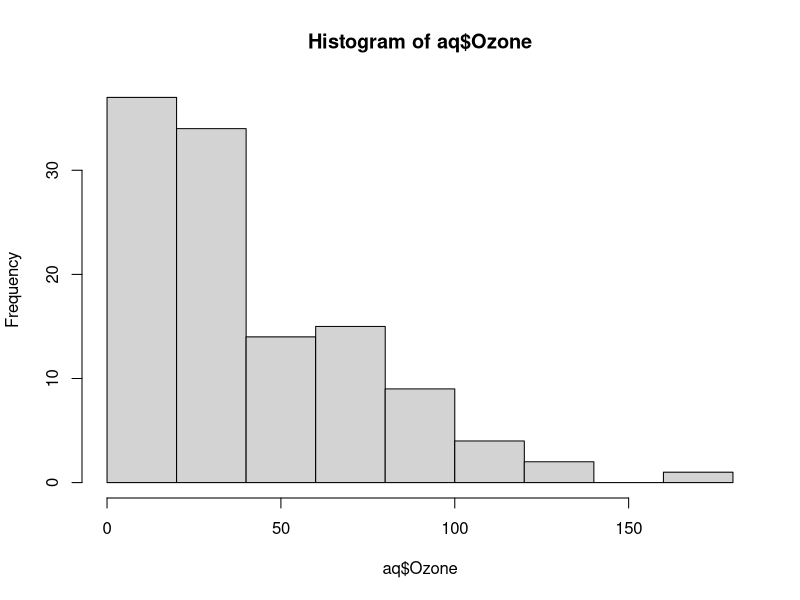
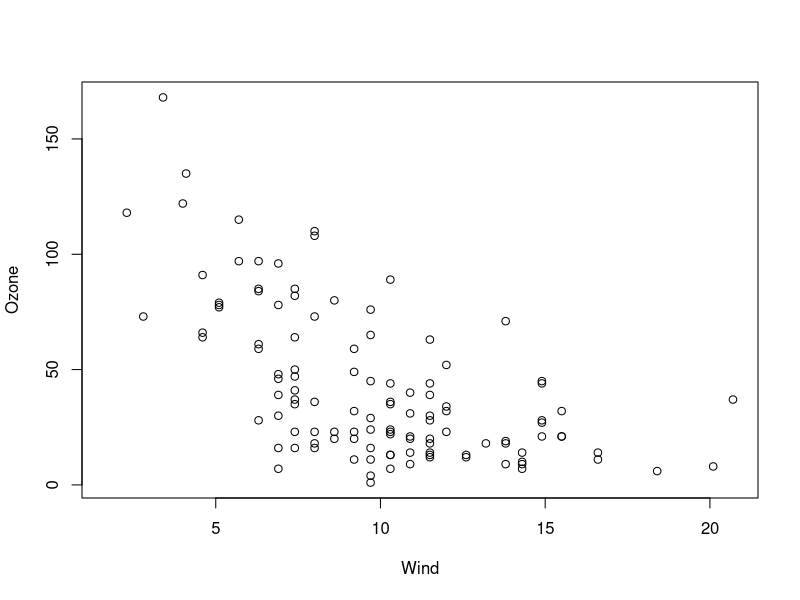
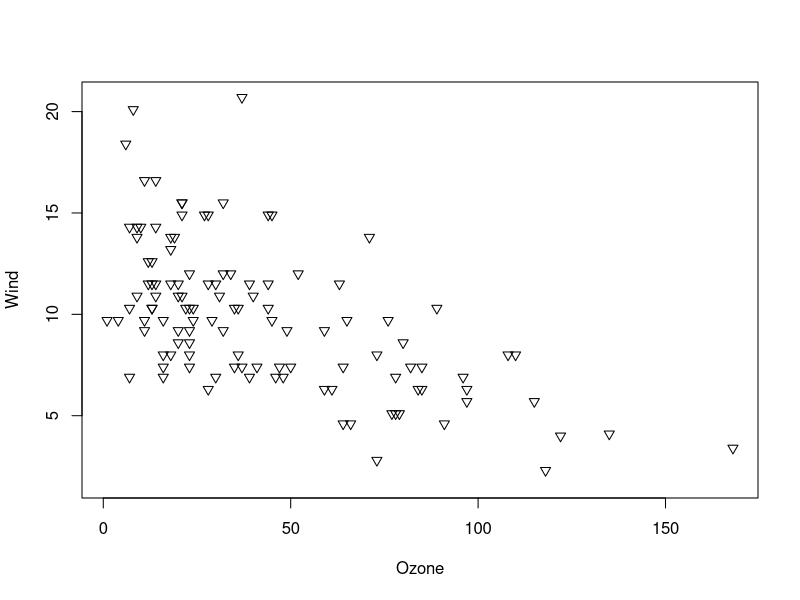
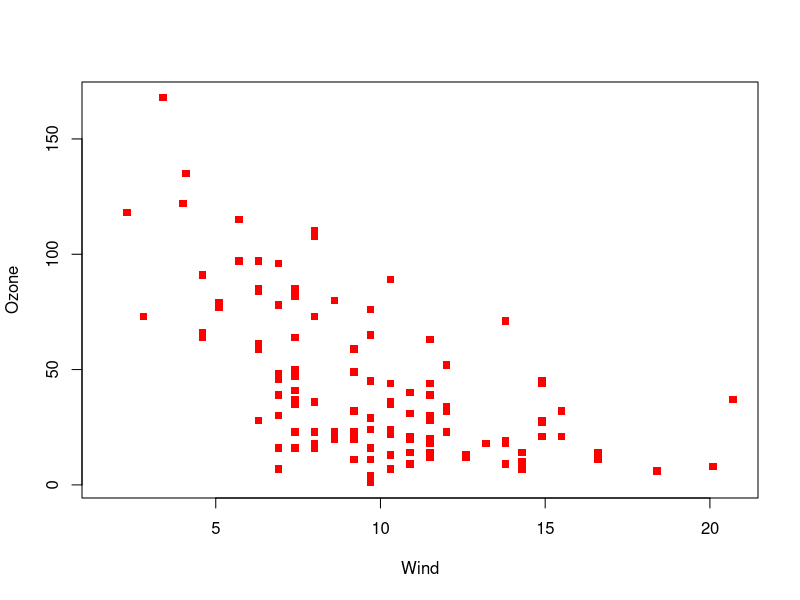
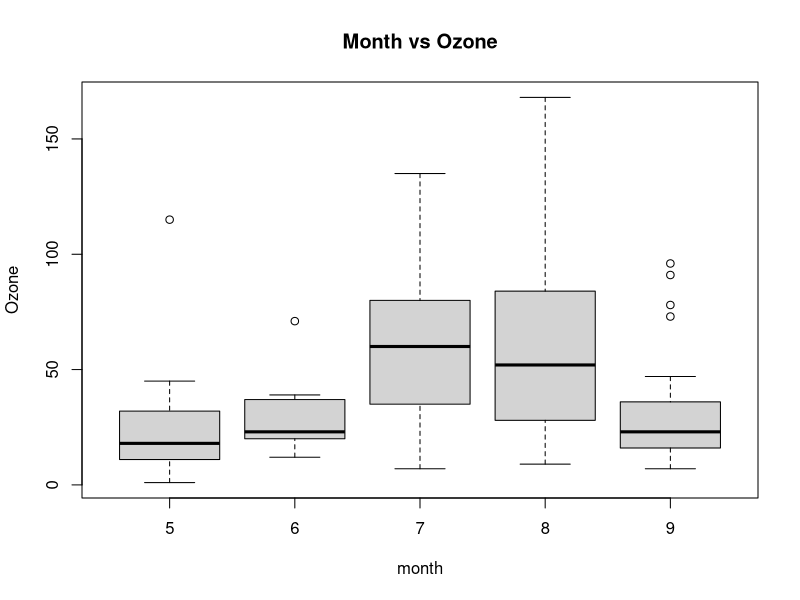
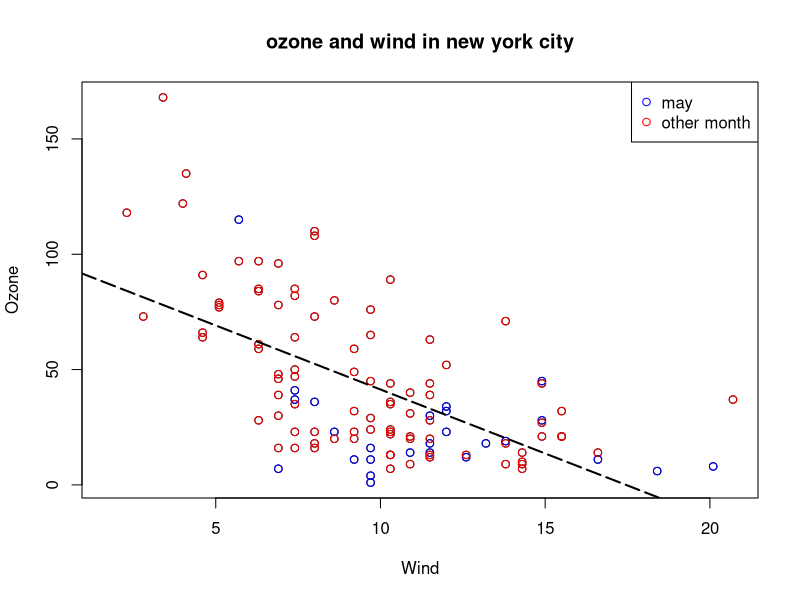
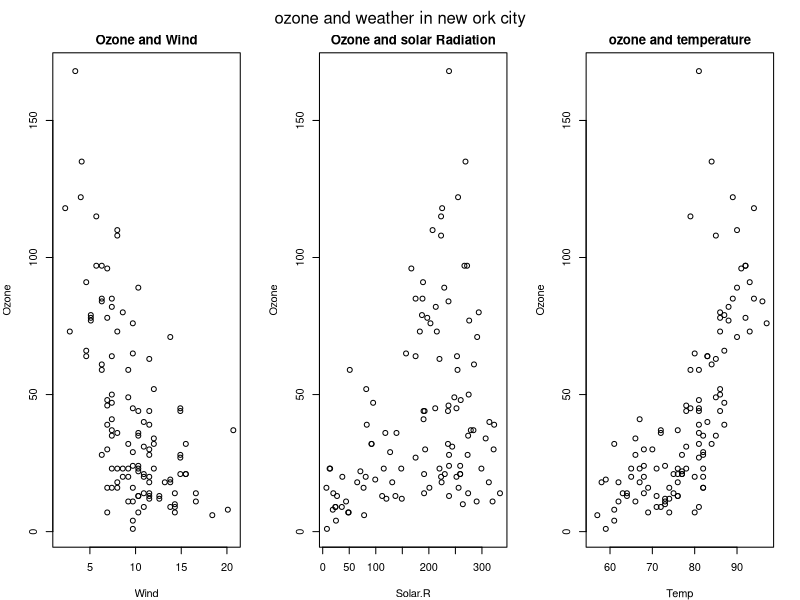

Reproduce these figures in R, in order.
library(datasets)
aq<-datasets::airquality
hist(aq$Ozone)
with(aq,plot(Wind,Ozone))
#annotation point charachter(PCH)
with(aq,plot(Wind~Ozone, pch=25))
with(aq,plot(Wind,Ozone, pch=15 ,col= 'red'))
par('pch')
str(aq)
airquality<-transform(airquality,Month=factor(Month))
str(airquality)
boxplot(Ozone~Month,airquality,xlab = "month",ylab = "Ozone", main='Month vs Ozone')
levels(airquality$Month)
airquality$Month

#annptaiton Regression
with(airquality,plot(Wind,Ozone))
title(main="ozone and wind in new york city", type='n')
with(subset(airquality,Month==5), points(Wind,Ozone,col='blue'))
with(subset(airquality,Month!=5), points(Wind,Ozone,col='red'))
legend("topright",pch=1,col=c('blue','red'),legend = c('may','other month'))
model<-lm(Ozone~Wind,airquality)
abline(model,lwd=2, col ="black", lty=5)
model

#multiple base plot
par(mfrow=c(1,3),mar=c(4,4,2,2),oma=c(0,0,2,0))
with(airquality,{
     plot(Wind,Ozone,main="Ozone and Wind")
     plot(Solar.R,Ozone,main='Ozone and solar Radiation')
     plot(Temp,Ozone,main='ozone and temperature')
     mtext("ozone and weather in new ork city", outer = TRUE)
})

